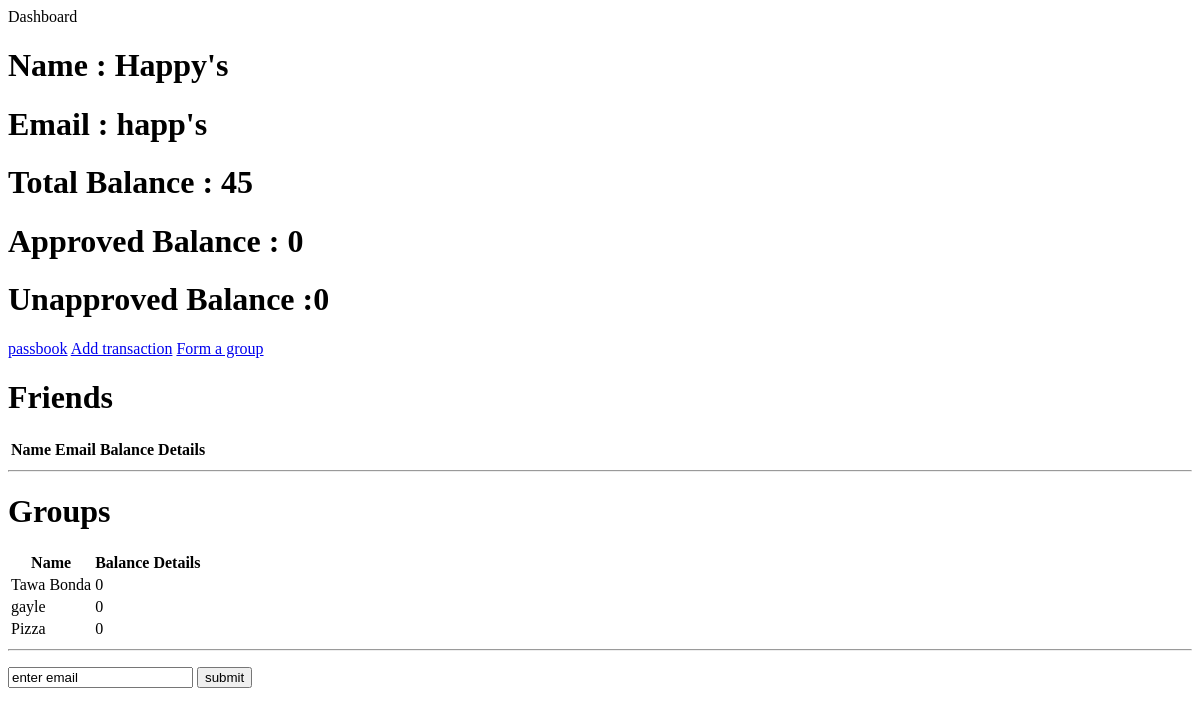
The app's page /users/3, older data.
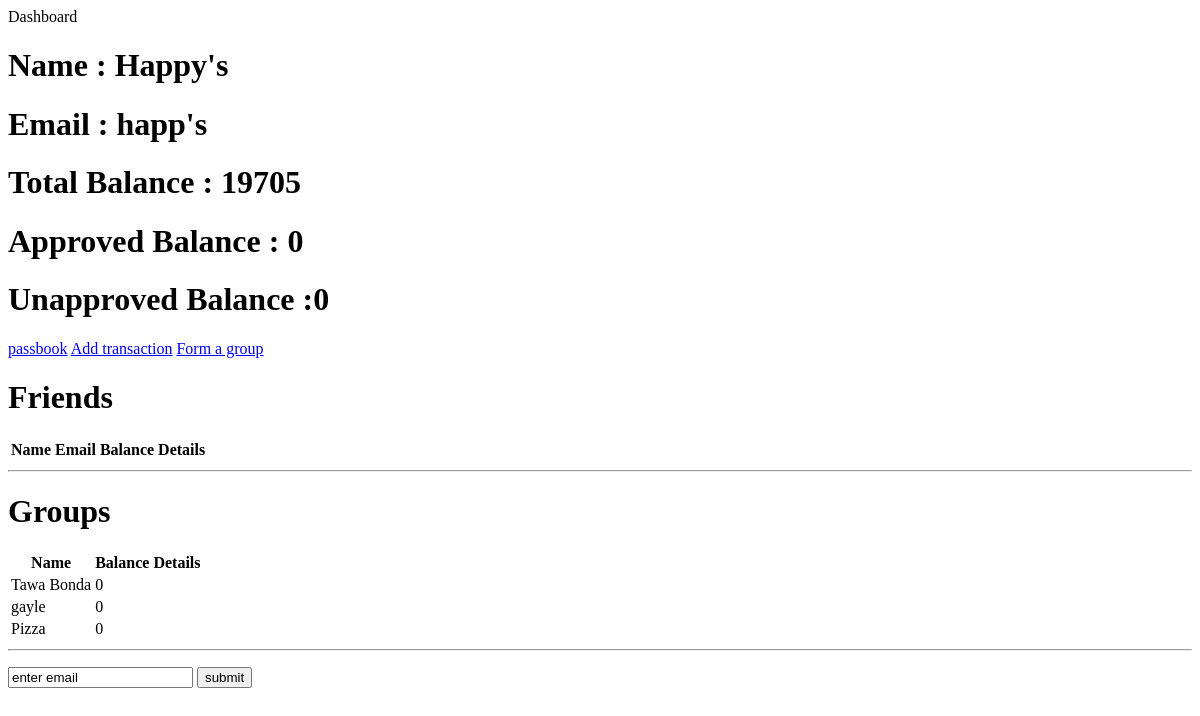
The same page, newer data.
### tables this page shows
CREATE TABLE USERS (
                  user_id integer primary key autoincrement,
                  name text not null,
                  email text not null unique,
                  password text not null,
                  total_balance integer default 0,
                  unapproved_balance integer default 0,
                  approved_balance integer default 0,
                  friends text default ",");

### signature.py (the view)
@app.route('/users/<user_id>')
def renderHome(user_id):
    user = findUserByUser_Id(user_id)
    return render_template("user_home.html",name=user[1],email=user[2],
                           user_id=user[0],total_balance=user[4],
                           approved_balance=user[6],unapproved_balance=user[5],
                           friendList=findFriends(user_id),groupList=findAllGroupsForUser(user_id))

### signature_dbms.py (called while the page is built)
def create_connection(database):
    try:
        conn = sql.connect(database)
        return conn;
    except:
        print ("Cannot access database")

def findUserByUser_Id(id):
    query = None
    conn = create_connection("database.db")
    curr = conn.cursor()
    curr.execute("SELECT * FROM USERS WHERE user_id is '{}'".format(id))
    query = curr.fetchone()
    conn.close()
    return query

def findFriends(user_id):
    user = findUserByUser_Id(user_id)
    friends = user[7].split(",")
    friendList = []
    for i in friends:
        if not i:
            continue
        friend = findUserByUser_Id(i)
        toAdd = [friend[1],friend[2],findBalanceBetween(user_id,i)]
        friendList.append(toAdd)
    return friendList

def findGroupById(group_id):
    conn = create_connection("database.db")
    curr = conn.cursor()
    curr.execute("SELECT * FROM GROUPS WHERE(group_id) IS '{}'".format(group_id))
    group = curr.fetchone()
    conn.close()
    return group

### templates/user_home.html (shortened to what this page needs)
<head>Dashboard</head>
<body>
<h1>Name : {{name}}'s </h1>
<h1>Email : {{email}}'s</h1>
<h1>Total Balance : {{total_balance}}</h1>
<h1>Approved Balance : {{approved_balance}}</h1>
<h1>Unapproved Balance :{{unapproved_balance}}</h1>
<a href="/users/{{user_id}}/passbook">passbook</a>
<a href="/users/{{user_id}}/userAddTransaction">Add transaction</a>
<a href="/{{user_id}}/makeGroupForm">Form a group</a>
<h1>Friends</h1>
<table>
<tr>
    <th>Name</th>
    <th>Email</th>
    <th>Balance</th>
    <th>Details</th>
</tr>
</table>
<hr />
<h1>Groups</h1>
<table>
<tr>
    <th>Name</th>
    <th>Balance</th>
    <th><a>Details</a></th>
</tr>
{% for i in groupList %}
<tr>
    {% for j in i %}
        <td>
            {{j}}
        </td>
    {% endfor %}
</tr>
{% endfor %}
</table>
<hr/>
<form action = "{{ url_for('addFriends',user_id = user_id) }}" method = "post">
    <p>
        <input type="text" name = "friend" value = "enter email"/>
        <input type = "submit" value = "submit" />
    </p>
</form>
</body>

Row changes from the older to the newer data that the page shows:
changed USERS "Happy": total_balance (not shown) → "19705"
Text that changed along with them:
{{ total_balance }}: "45" → (not shown)
